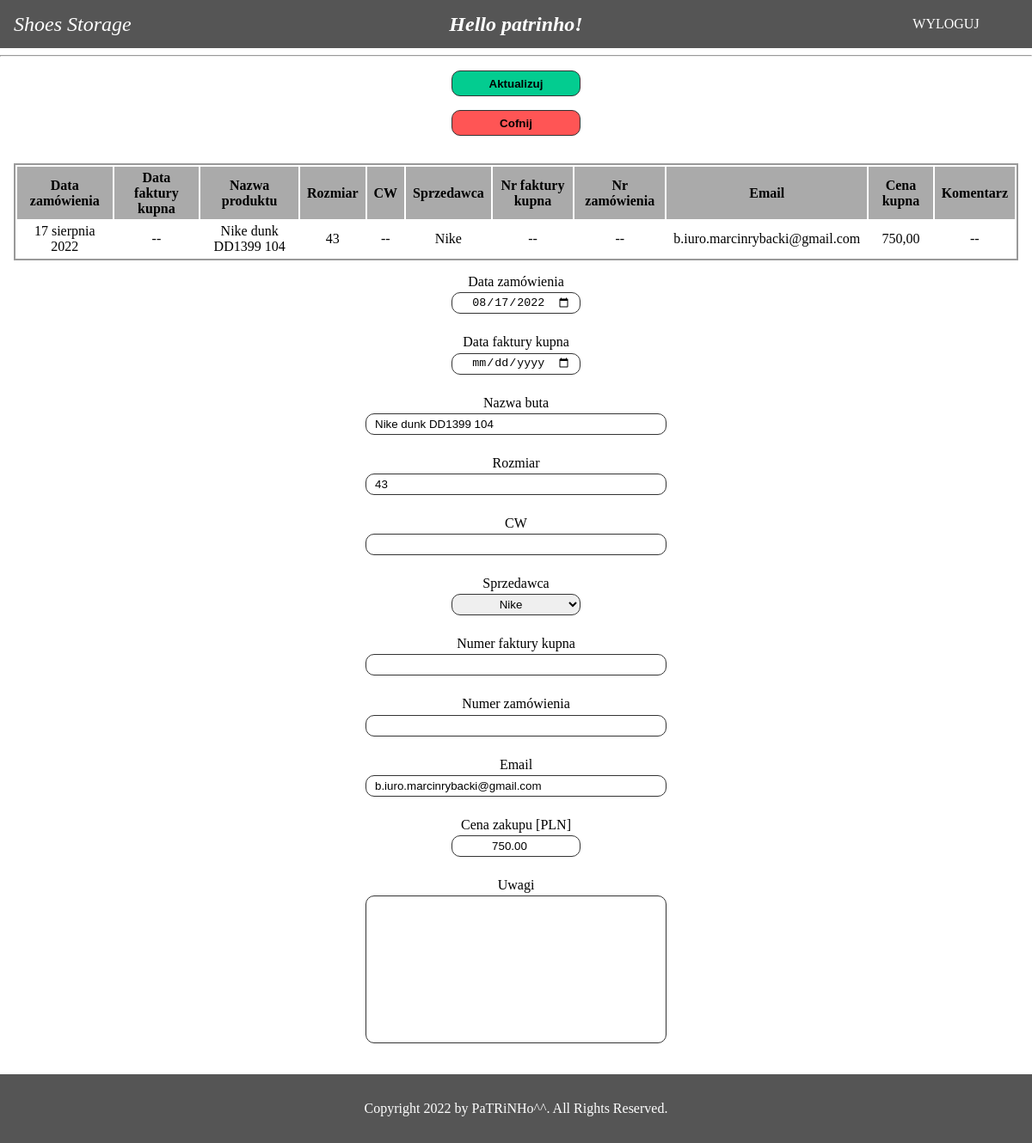
The page /edit_incomming/13/ (signed in) on the database its author committed.
### base/models.py (models this page shows, shortened)
class IncommingShoe(models.Model):
    order_date = models.DateField()
    buy_invoice_date = models.DateField(blank=True, null=True)
    name = models.CharField(max_length=200)
    size = models.CharField(max_length=20)
    cw = models.CharField(max_length=20, blank=True)
    seller = models.ForeignKey(Seller, on_delete=models.SET_NULL, null=True)
    buy_invoice_nr = models.CharField(max_length=30, blank=True)
    order_nr = models.CharField(max_length=30, blank=True)
    email = models.CharField(max_length=200)
    buy_price = models.DecimalField(max_digits=7, decimal_places=2)
    comment = models.TextField(max_length=200, blank=True)

class Seller(models.Model):
    name = models.CharField(max_length=200)
    def __str__(self):
        return self.name

### base/views.py (the view, shortened to what this page needs)
# urls.py: path('edit_incomming/<str:pk>/', views.EditIncomming.as_view(),
class EditIncomming(LoginRequiredMixin, DetailView):
    template_name = 'base/input_data_incomming.html'
    login_url = '/login/'
    model = IncommingShoe
    def get_context_data(self, **kwargs):
        context = super().get_context_data(**kwargs)
        incomming_shoe = IncommingShoe.objects.get(id=self.get_object().pk)
        context['incomming_shoe'] = incomming_shoe
        context['form'] = IncommingShoeForm(instance=incomming_shoe)
        return context

### base/forms.py
class IncommingShoeForm(forms.ModelForm):
    class Meta:
        model = IncommingShoe
        fields = '__all__'
        labels = {
            'order_date': ('Data zamówienia'),
            'buy_invoice_date': ('Data faktury kupna'),
            'name': ('Nazwa buta'),
            'size': ('Rozmiar'),
            'cw': ('CW'),
            'seller': ('Sprzedawca'),
            'buy_invoice_nr': ('Numer faktury kupna'),
            'order_nr': ('Numer zamówienia'),
            'email': ('Email'),
            'buy_price': ('Cena zakupu [PLN]'),
            'comment': ('Uwagi'),
        }
        widgets = {
            'order_date': DateInput(format=('%Y-%m-%d')),
            'buy_invoice_date': DateInput(),
        }

### base/templates/base/input_data_incomming.html (shortened to what this page needs)
{% extends 'main.html' %}
{% load static %}
{% block content %}
<hr/>
<div class="create-single-wrapper">
    <form action="" method="POST">
        <input type="submit" value="Aktualizuj" name="" id="">
        <a class="back-a" href="{% url 'check-incomming' %}">
            <input type="button" value="Cofnij" name="" id="">
        </a>
        <table class="overwiew-table">
            <tr class="table-header">
                <th>Data zamówienia</th>
                <th>Data faktury kupna</th>
                <th>Nazwa produktu</th>
                <th>Rozmiar</th>
                <th>CW</th>
                <th>Sprzedawca</th>
                <th>Nr faktury kupna</th>
                <th>Nr zamówienia</th>
                <th>Email</th>
                <th>Cena kupna</th>
                <th>Komentarz</th>
            </tr>
            <tr>
                <th>{{incomming_shoe.order_date|default:"--"}}</th>
                <th>{{incomming_shoe.buy_invoice_date|default:"--"}}</th>
                <th>{{incomming_shoe.name|default:"--"}}</th>
                <th>{{incomming_shoe.size|default:"--"}}</th>
                <th>{{incomming_shoe.cw|default:"--"}}</th>
                <th>{{incomming_shoe.seller|default:"--"}}</th>
                <th>{{incomming_shoe.buy_invoice_nr|default:"--"}}</th>
                <th>{{incomming_shoe.order_nr|default:"--"}}</th>
                <th>{{incomming_shoe.email|default:"--"}}</th>
                <th>{{incomming_shoe.buy_price}}</th>
                <th>{{incomming_shoe.comment|default:"--"}}</th>
                </tr>
        </table>
        {% for field in form %}
        <div class="form-field">
            <div class="label">{{field.label}}</div>
            <div class="field">{{field}}</div>
        </div>
        {% endfor %}
    </form>
</div>
{% endblock content %}

### templates/navbar.html
{% load static %}
<nav class="navbar">
    <div class="brand-title">
        {% if request.user.is_authenticated %}
        <a href="{% url 'home' %}">Shoes Storage</a>
        {% else %}
        <a href="{% url 'info' %}">Shoes Storage</a>
        {% endif %}
    </div>
    <div class="hello">
        {% if request.user.is_authenticated %}
            <b>Hello {{request.user}}!</b>
        {% else %}
            <b>Hello!</b>
        {% endif %}
    </div>
    <div class="navbar-links">
        {% if request.user.is_authenticated %}
        <div class="action-btn"><a href="{% url 'logout' %}">WYLOGUJ</a></div>
        {% else %}
        <div class="action-btn"><a href="{% url 'login' %}">ZALOGUJ</a></div>
        {% endif %}
    </div>
</nav>

### static/styles/styles.css (style rules this page uses)
* { box-sizing: border-box; }
body { margin: 0; padding: 0; min-height: 100vh; position: relative; padding-bottom: 5rem; }
.navbar { display: grid; grid-template-columns: 200px 1fr 200px; justify-content: space-between; align-items: center; background-color: #555; color: white; }
.brand-title { font-size: 1.5rem; margin: .5rem; margin-left: 1rem; min-width: 150px; font-style: italic; }
.brand-title a { text-decoration: none; color: white; }
.hello { text-align: center; font-size: x-large; font-style: italic; }
.navbar-links { width: 100%; }
.navbar-links .action-btn { width: 150px; border-radius: 1rem; margin-top: .2rem; margin-bottom: .2rem; margin-left: auto; margin-right: auto; }
.navbar-links .action-btn a { text-decoration: none; color: white; padding: 1rem; display: block; text-align: center; }
.create-single-wrapper { margin-left: auto; margin-right: auto; padding-left: 1rem; padding-right: 1rem; margin-top: 1rem; margin-bottom: 2rem; }
.create-single-wrapper .form-field { margin-top: 1rem; margin-bottom: 1.5rem; text-align: center; }
.create-single-wrapper .form-field .label { margin-bottom: .2rem; }
.create-single-wrapper input[type='submit'] { display: block; width: 150px; height: 30px; margin-left: auto; margin-right: auto; margin-bottom: 1rem; border-radius: 10px; background-color: #03cc90; font-weight: bold; border: 1px solid #333; cursor: pointer; }
.create-single-wrapper form a { text-decoration: none; }
.create-single-wrapper input[type='text'] { width: 350px; height: 25px; border-radius: 10px; border: 1px solid #333; padding-left: 10px; padding-right: 10px; }
.create-single-wrapper input[type='number'] { width: 150px; height: 25px; border-radius: 10px; border: 1px solid #333; padding-left: 10px; padding-right: 10px; text-align: center; }
.create-single-wrapper input[type='date'] { width: 150px; height: 25px; border-radius: 10px; border: 1px solid #333; padding-left: 10px; padding-right: 10px; text-align: center; }
.create-single-wrapper select { width: 150px; height: 25px; border-radius: 10px; border: 1px solid #333; padding-left: 10px; padding-right: 10px; text-align: center; }
.create-single-wrapper textarea { width: 350px; resize: none; border-radius: 10px; border: 1px solid #333; padding: 10px; }
tr:nth-child(even) { background: #FFF; }
tr:nth-child(odd) { background: #DDD; }
tr:first-child { background: #AAA; }
.overwiew-table { margin-left: auto; margin-right: auto; }
.overwiew-table tr th { padding-top: .2rem; padding-bottom: .2rem; padding-left: .5rem; padding-right: .5rem; font-weight: normal; }
.overwiew-table .table-header th { font-weight: bold; }
.create-single-wrapper table { border: 2px solid #999; margin-left: auto; margin-right: auto; display: block; overflow-x: auto; }
.back-a { display: block; width: 150px; height: 30px; margin-left: auto; margin-right: auto; border-radius: 10px; margin-bottom: 2rem; text-decoration: none; }
.back-a input[type='button'] { display: block; width: 150px; height: 30px; margin-left: auto; margin-right: auto; margin-bottom: 2rem; border-radius: 10px; background-color: #ff5555; font-weight: bold; border: 1px solid #333; cursor: pointer; }

### rows shown on the page
IncommingShoe: order_date "17 sierpnia 2022", buy_invoice_date "--", name "Nike dunk DD1399 104", size "43", cw "--", seller "Nike", buy_invoice_nr "--", order_nr "--", email "b.iuro.marcinrybacki@gmail.com", buy_price "750,00", comment "--", form "08/17/2022" "Nike dunk DD1399 104" "43" "Nike" "b.iuro.marcinrybacki@gmail.com" "750.00"

### other values the page prints
{{ request.user }} "patrinho"
{{ field.label }} "Data zamówienia" "Data faktury kupna" "Nazwa buta" "Rozmiar" "CW" "Sprzedawca" "Numer faktury kupna" "Numer zamówienia" "Email" "Cena zakupu [PLN]" "Uwagi"
